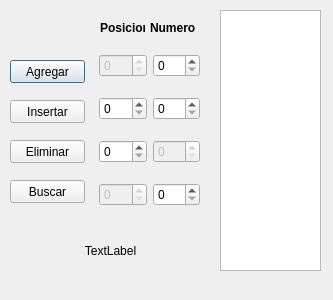
<?xml version="1.0" encoding="UTF-8"?>
<ui version="4.0">
 <class>ApuntadoresCartas</class>
 <widget class="QDialog" name="ApuntadoresCartas">
  <property name="geometry">
   <rect>
    <x>0</x>
    <y>0</y>
    <width>333</width>
    <height>300</height>
   </rect>
  </property>
  <property name="windowTitle">
   <string>Dialog</string>
  </property>
  <widget class="QListWidget" name="listWidget">
   <property name="geometry">
    <rect>
     <x>220</x>
     <y>10</y>
     <width>101</width>
     <height>261</height>
    </rect>
   </property>
  </widget>
  <widget class="QPushButton" name="pushAgregar">
   <property name="geometry">
    <rect>
     <x>10</x>
     <y>60</y>
     <width>75</width>
     <height>23</height>
    </rect>
   </property>
   <property name="text">
    <string>Agregar</string>
   </property>
  </widget>
  <widget class="QPushButton" name="pushInsertar">
   <property name="geometry">
    <rect>
     <x>10</x>
     <y>100</y>
     <width>75</width>
     <height>23</height>
    </rect>
   </property>
   <property name="text">
    <string>Insertar</string>
   </property>
  </widget>
  <widget class="QPushButton" name="pushEliminar">
   <property name="geometry">
    <rect>
     <x>10</x>
     <y>140</y>
     <width>75</width>
     <height>23</height>
    </rect>
   </property>
   <property name="text">
    <string>Eliminar</string>
   </property>
  </widget>
  <widget class="QPushButton" name="pushBuscar">
   <property name="geometry">
    <rect>
     <x>10</x>
     <y>180</y>
     <width>75</width>
     <height>23</height>
    </rect>
   </property>
   <property name="text">
    <string>Buscar</string>
   </property>
  </widget>
  <widget class="QWidget" name="horizontalLayoutWidget">
   <property name="geometry">
    <rect>
     <x>99</x>
     <y>40</y>
     <width>101</width>
     <height>181</height>
    </rect>
   </property>
   <layout class="QHBoxLayout" name="horizontalLayout">
    <item>
     <layout class="QVBoxLayout" name="verticalLayout_2">
      <item>
       <widget class="QSpinBox" name="spinBox">
        <property name="enabled">
         <bool>false</bool>
        </property>
       </widget>
      </item>
      <item>
       <widget class="QSpinBox" name="spinInsertarPos"/>
      </item>
      <item>
       <widget class="QSpinBox" name="spinEliminar"/>
      </item>
      <item>
       <widget class="QSpinBox" name="spinBox_6">
        <property name="enabled">
         <bool>false</bool>
        </property>
       </widget>
      </item>
     </layout>
    </item>
    <item>
     <layout class="QVBoxLayout" name="verticalLayout">
      <item>
       <widget class="QSpinBox" name="spinAgregar"/>
      </item>
      <item>
       <widget class="QSpinBox" name="spinInsertarNum"/>
      </item>
      <item>
       <widget class="QSpinBox" name="spinBox_7">
        <property name="enabled">
         <bool>false</bool>
        </property>
       </widget>
      </item>
      <item>
       <widget class="QSpinBox" name="spinBuscar"/>
      </item>
     </layout>
    </item>
   </layout>
  </widget>
  <widget class="QLabel" name="label_2">
   <property name="geometry">
    <rect>
     <x>150</x>
     <y>20</y>
     <width>51</width>
     <height>16</height>
    </rect>
   </property>
   <property name="font">
    <font>
     <weight>75</weight>
     <bold>true</bold>
    </font>
   </property>
   <property name="text">
    <string>Numero</string>
   </property>
  </widget>
  <widget class="QLabel" name="label">
   <property name="geometry">
    <rect>
     <x>100</x>
     <y>20</y>
     <width>45</width>
     <height>16</height>
    </rect>
   </property>
   <property name="font">
    <font>
     <weight>75</weight>
     <bold>true</bold>
    </font>
   </property>
   <property name="text">
    <string>Posicion</string>
   </property>
  </widget>
  <widget class="QLabel" name="resultBuscar">
   <property name="geometry">
    <rect>
     <x>10</x>
     <y>220</y>
     <width>201</width>
     <height>61</height>
    </rect>
   </property>
   <property name="text">
    <string>TextLabel</string>
   </property>
   <property name="alignment">
    <set>Qt::AlignCenter</set>
   </property>
  </widget>
 </widget>
 <resources/>
 <connections/>
</ui>
